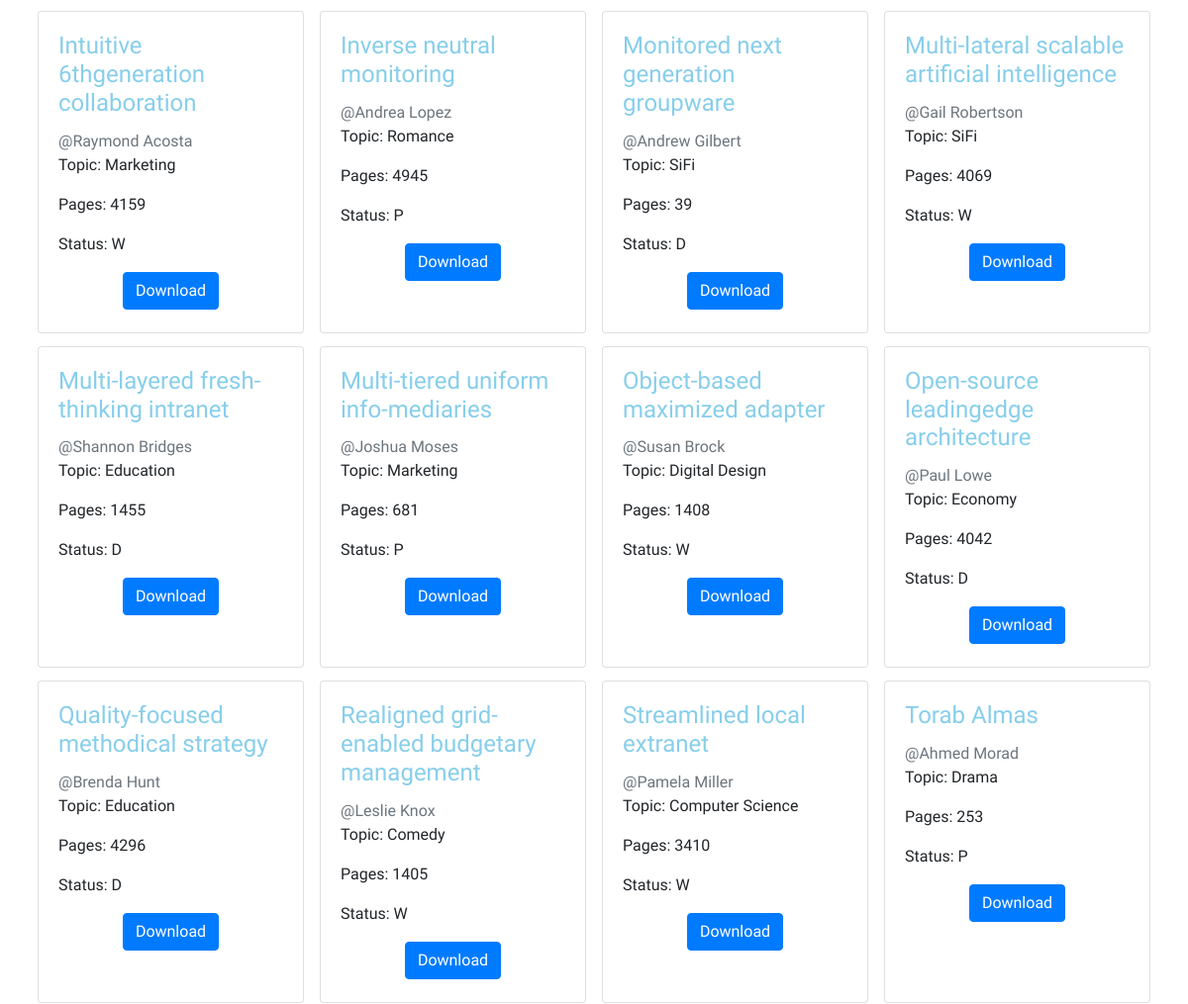
Before: /book/book_list (middle part) with the older database file.
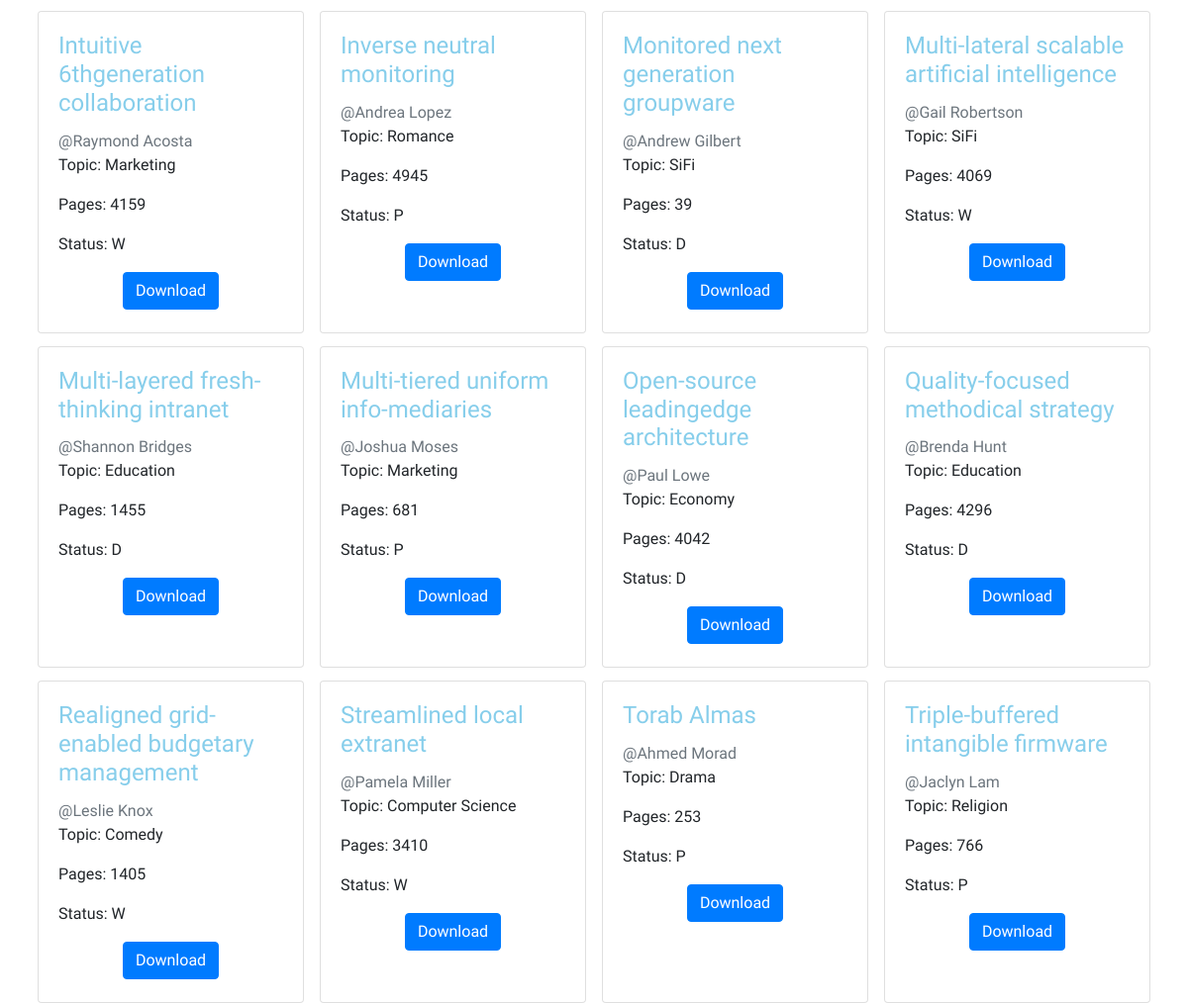
After: the same page with the newer database file.
### Book/models.py (models this page shows, shortened)
class Book(models.Model):
    title = models.CharField(max_length=128)
    publish_date = models.DateField()
    number_of_pages = fields.IntegerRangeField(min_value=1, max_value=5000)
    P = 'P'
    W = 'W'
    D = 'D'
    STATUS_FIELDS = (
        (P, "Published"),
        (W, "Withdrawn"),
        (D, "Draft")
    )
    status = models.CharField(choices=STATUS_FIELDS, max_length=1, default=P)
    author = models.ForeignKey(Author, on_delete=models.CASCADE, related_name='author_books')
    topic = models.ForeignKey(Topic, on_delete=models.CASCADE, related_name='topic_books')

class Topic(models.Model):
    name = models.CharField(max_length=128)
    def __str__(self):
        return self.name

### Author/models.py (models this page shows, shortened)
class Author(models.Model):
    name = models.CharField(max_length=128)
    email = models.CharField(max_length=128)
    nationallity = CountryField()
    def __str__(self):
        return self.name

### Book/views.py (the view)
# urls.py: path('book_list', views.BookListView.as_view(), name='book_list'),
class BookListView(generic.ListView):
    model = Book
    template_name = 'Book/book_list.html'
    queryset = Book.objects.all().order_by('title')

### Book/templates/Book/book_list.html (shortened to what this page needs)
{% extends 'base.html' %}
{% load static %}
{% load get_by_index %}
{% block extraheading %}
    <link rel="stylesheet" href=" {% static 'css/book.css' %}">
{% endblock extraheading %}
{% block content %}
    <div class="row d-flex justify-content-start">
        {% for b in book_list %}
            <div class="col-md-3 col-12 p-2">
                <div class="card" style="min-height: 101%;">
                    <div class="card-body">
                        <h4 class="card-title" style="color: skyblue;">{{ b.title }}</h4>
                        <a href="{% url 'author:author_details' pk=b.author.pk %}" class="text-muted">@{{ b.author }}</a>
                        <p class="card-text">Topic: {{ b.topic }}</p>
                        <p class="card-text">Pages: {{ b.number_of_pages }}</p>
                        <p class="card-text">Status: {{ b.status }}</p>
                        <div class="d-flex justify-content-around">
                            <a href="https://www.google.com" class="card-link btn btn-primary">Download</a>
                        </div>
                    </div>
                </div>
            </div>
        {% endfor %}
    </div>
{% endblock content %}

Changed rows visible on the page:
removed Book: title "Object-based maximized adapter", author "Susan Brock", topic "Digital Design", number_of_pages "1408", status "W"
now on this page (row unchanged): Book: title "Triple-buffered intangible firmware", author "Jaclyn Lam", topic "Religion", number_of_pages "766", status "P"
